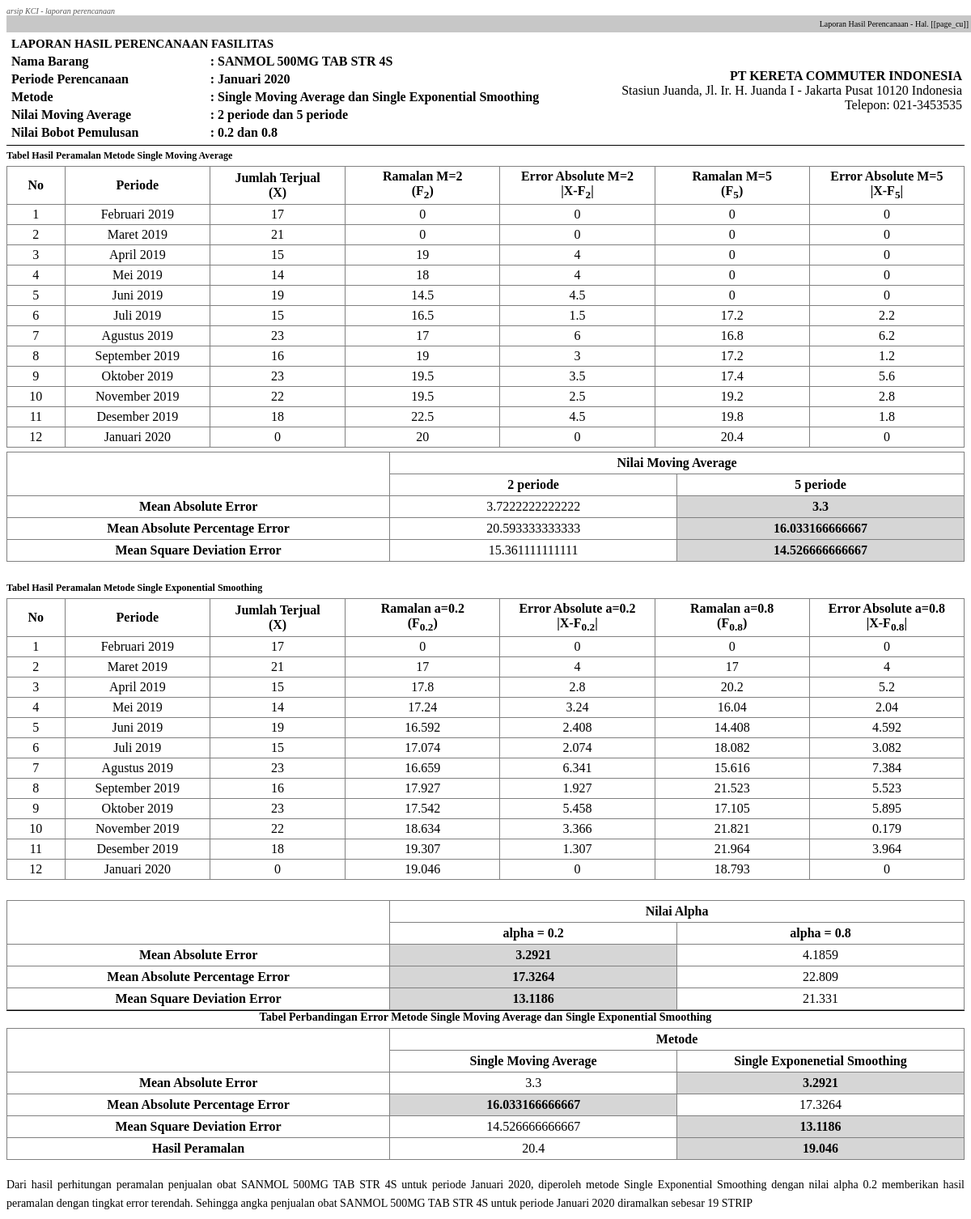
The app's page /laporan/isi/laporan_peramalan.php?no_rml=PRM/20200127/001 with its own data.
### tables this page shows
CREATE TABLE IF NOT EXISTS `tbl_barangramal` (
  `no_barangramal` varchar(16) NOT NULL,
  `no_rml` varchar(16) NOT NULL,
  `kd_barang` varchar(18) NOT NULL,
  `nm_barang` varchar(80) NOT NULL,
  `sat_barang` varchar(11) NOT NULL,
  `mtd_terbaik` enum('SMA','SES') NOT NULL,
  `hasil_rml` double NOT NULL,
  PRIMARY KEY (`no_barangramal`),
  KEY `tbl_barangramal_no_ramal` (`no_rml`),
  KEY `tbl_barangramal_kd_barang` (`kd_barang`)
);

CREATE TABLE IF NOT EXISTS `tbl_peramalan` (
  `no_rml` varchar(16) NOT NULL,
  `tgl_rml` date NOT NULL,
  `periode_rml` varchar(30) NOT NULL,
  `jml_barang` int(11) NOT NULL,
  `nilai_ma1` int(11) NOT NULL,
  `nilai_ma2` int(11) NOT NULL,
  `nilai_alpha1` double NOT NULL,
  `nilai_alpha2` double NOT NULL,
  PRIMARY KEY (`no_rml`)
);

CREATE TABLE IF NOT EXISTS `tbl_prd_sma` (
  `no_prd_sma` int(11) NOT NULL AUTO_INCREMENT,
  `no_mtd_sma` varchar(16) NOT NULL,
  `periode` varchar(30) NOT NULL,
  `jml_penjualan` int(11) NOT NULL,
  `rml_sma1` double NOT NULL,
  `rml_sma2` double NOT NULL,
  `ea_sma1` double NOT NULL,
  `ea_sma2` double NOT NULL,
  `pea_sma1` double NOT NULL,
  `pea_sma2` double NOT NULL,
  `sd_sma1` double NOT NULL,
  `sd_sma2` double NOT NULL,
  `stat_sma` enum('latih','hasil') NOT NULL,
  PRIMARY KEY (`no_prd_sma`),
  KEY `prd_sma_no_mtd` (`no_mtd_sma`)
);

CREATE TABLE IF NOT EXISTS `tbl_metode_sma` (
  `no_mtd_sma` varchar(16) NOT NULL,
  `no_barangramal` varchar(16) NOT NULL,
  `mae_sma1` double NOT NULL,
  `mae_sma2` double NOT NULL,
  `mape_sma1` double NOT NULL,
  `mape_sma2` double NOT NULL,
  `msd_sma1` double NOT NULL,
  `msd_sma2` double NOT NULL,
  `hasil_sma1` double NOT NULL,
  `hasil_sma2` double NOT NULL,
  `stat_sma1` enum('baik','kurang') NOT NULL,
  `stat_sma2` enum('baik','kurang') NOT NULL,
  PRIMARY KEY (`no_mtd_sma`),
  KEY `mtd_sma_no_barangramal` (`no_barangramal`)
);

CREATE TABLE IF NOT EXISTS `tbl_prd_ses` (
  `no_prd_ses` int(11) NOT NULL AUTO_INCREMENT,
  `no_mtd_ses` varchar(16) NOT NULL,
  `periode` varchar(30) NOT NULL,
  `jml_penjualan` int(11) NOT NULL,
  `rml_ses1` double NOT NULL,
  `rml_ses2` double NOT NULL,
  `ea_ses1` double NOT NULL,
  `ea_ses2` double NOT NULL,
  `pea_ses1` double NOT NULL,
  `pea_ses2` double NOT NULL,
  `sd_ses1` double NOT NULL,
  `sd_ses2` double NOT NULL,
  `stat_ses` enum('latih','hasil') NOT NULL,
  PRIMARY KEY (`no_prd_ses`),
  KEY `prd_ses_no_mtd` (`no_mtd_ses`)
);

CREATE TABLE IF NOT EXISTS `tbl_metode_ses` (
  `no_mtd_ses` varchar(16) NOT NULL,
  `no_barangramal` varchar(16) NOT NULL,
  `mae_ses1` double NOT NULL,
  `mae_ses2` double NOT NULL,
  `mape_ses1` double NOT NULL,
  `mape_ses2` double NOT NULL,
  `msd_ses1` double NOT NULL,
  `msd_ses2` double NOT NULL,
  `hasil_ses1` double NOT NULL,
  `hasil_ses2` double NOT NULL,
  `stat_ses1` enum('baik','kurang') DEFAULT NULL,
  `stat_ses2` enum('baik','kurang') NOT NULL,
  PRIMARY KEY (`no_mtd_ses`),
  KEY `mtd_ses_no_barangramal` (`no_barangramal`)
);

### laporan/isi/laporan_peramalan.php (the view, shortened to what this page needs)
<?php
	include '../koneksi.php';
	$no_rml = @$_GET['no_rml'];
	$skor_sma = 0;
	$skor_ses = 0;
	$query_prm = "SELECT * FROM tbl_peramalan WHERE no_rml='$no_rml'";
	$sql_prm = mysqli_query($conn, $query_prm) or die ($conn->error);
	$data_prm = mysqli_fetch_array($sql_prm);
 ?>
<link type="text/css" href="./isi/style_css/laporan_peramalan.css" rel="stylesheet">
<page backtop="8mm" backbottom="8mm" backleft="0mm" backright="3mm" style="font-size: 12px;">
	<page_header class="page_header" style="text-align: right; font-size: 10px; color: #575757; font-style: italic;">
		arsip KCI - laporan perencanaan
	</page_header>
	<page_footer>
		<div class="page_footer" style="width: 100%; text-align: right; vertical-align: middle; padding: 5px; background-color: #c7c7c7; font-size: 10px;">
			Laporan Hasil Perencanaan - Hal. [[page_cu]]
		</div>
	</page_footer>
	<div class="page-content page-laporan-penjualan-detail">
		<div class="kotak-judul">
			<?php
				$query_obrml = "SELECT * FROM tbl_barangramal INNER JOIN tbl_peramalan ON tbl_barangramal.no_rml=tbl_peramalan.no_rml WHERE tbl_peramalan.no_rml='$no_rml'";
				$sql_obrml = mysqli_query($conn, $query_obrml) or die ($conn->error);
				$data_obrml = mysqli_fetch_array($sql_obrml);
				$no_barangramal = $data_obrml['no_barangramal'];
				$nm_barang = $data_obrml['nm_barang'];
			 ?>
			<table class="tabel-judul">
				<tr>
					<td class="kolom-keterangan">
						<table class="tabel-keterangan-laporan">
							<tr>
								<td colspan="3" class="nama-laporan">LAPORAN HASIL PERENCANAAN FASILITAS</td>
							</tr>
							<tr>
								<td class="keterangan">Nama Barang</td>
								<td>:</td>
								<td class="isi-keterangan"><?php echo $nm_barang; ?></td>
							</tr>
							<tr>
								<td class="keterangan">Periode Perencanaan</td>
								<td>:</td>
								<td class="isi-keterangan"><?php echo $data_prm['periode_rml']; ?></td>
							</tr>
							<tr>
								<td class="keterangan">Metode</td>
								<td>:</td>
								<td class="isi-keterangan">Single Moving Average dan Single Exponential Smoothing</td>
							</tr>
							<tr>
								<td class="keterangan">Nilai Moving Average</td>
								<td>:</td>
								<td class="isi-keterangan"><?php echo $data_prm['nilai_ma1']; ?> periode dan <?php echo $data_prm['nilai_ma2']; ?> periode</td>
							</tr>
							<tr>
								<td class="keterangan">Nilai Bobot Pemulusan</td>
								<td>:</td>
								<td class="isi-keterangan"><?php echo $data_prm['nilai_alpha1']; ?> dan <?php echo $data_prm['nilai_alpha2']; ?></td>
							</tr>
						</table>
					</td>
					<td class="kolom-nama-apotek">
						<span class="nama-apotek">PT KERETA COMMUTER INDONESIA</span><br>
						Stasiun Juanda, Jl. Ir. H. Juanda I - Jakarta Pusat 10120 Indonesia<br>
						Telepon: 021-3453535
					</td>
				</tr>
			</table>
		</div>
	</div>
	<div class="kotak-tabel-periode" style="margin-top: 5px 0; border-bottom: 1px solid;"></div>
	<div class="kotak-tabel-periode" style="width: 100%; max-width: 100%; margin: 5px 0;">
		<div class="judul-tabel" style="font-weight: bold; padding-bottom: 5px;">
			Tabel Hasil Peramalan Metode Single Moving Average
		</div>
		<table class="tabel-periode" border="1" style="border-collapse: collapse;">
			<tr>
				<th class="nomor">No</th>
				<th class="periode">Periode</th>
				<th class="terjual">Jumlah Terjual <br> (X)</th>
				<th class="ramalan">Ramalan M=2 <br> (F<sub>2</sub>)</th>
				<th class="error">Error Absolute M=2 <br> |X-F<sub>2</sub>|</th>
				<th class="ramalan">Ramalan M=5 <br> (F<sub>5</sub>)</th>
				<th class="error">Error Absolute M=5 <br> |X-F<sub>5</sub>|</th>
			</tr>
			<?php
				$query_prd_sma = "SELECT * FROM tbl_prd_sma INNER JOIN tbl_metode_sma ON tbl_prd_sma.no_mtd_sma=tbl_metode_sma.no_mtd_sma WHERE tbl_metode_sma.no_barangramal='$no_barangramal'";
				$sql_prd_sma = mysqli_query($conn, $query_prd_sma) or die ($conn->error);
				$no = 1;
				while($data_prd_sma = mysqli_fetch_array($sql_prd_sma)) {
			 ?>
			<tr>
				<td class="nomor"><?php echo $no++; ?></td>
				<td class="periode" align="left"><?php echo $data_prd_sma['periode']; ?></td>
				<td class="terjual"><?php echo $data_prd_sma['jml_penjualan']; ?></td>
				<td class="ramalan"><?php echo $data_prd_sma['rml_sma1']; ?></td>
				<td class="error"><?php echo $data_prd_sma['ea_sma1']; ?></td>
				<td class="ramalan"><?php echo $data_prd_sma['rml_sma2']; ?></td>
				<td class="error"><?php echo $data_prd_sma['ea_sma2']; ?></td>
			</tr>
			<?php } ?>
		</table>
	</div>
	<div class="kotak-perbandingan">
		<?php
			$query_mtd_sma = "SELECT * FROM tbl_metode_sma INNER JOIN tbl_barangramal ON tbl_metode_sma.no_barangramal=tbl_barangramal.no_barangramal WHERE tbl_metode_sma.no_barangramal='$no_barangramal'";
			$sql_mtd_sma = mysqli_query($conn, $query_mtd_sma) or die ($conn->error);
			$data_mtd_sma = mysqli_fetch_array($sql_mtd_sma);
		 ?>
		<table class="tabel-perbandingan" border="1" style="border-collapse: collapse;">
			<tr>
				<th rowspan="2" class="keterangan-error"></th>
				<th colspan="2">Nilai Moving Average</th>
			</tr>
			<tr>
				<th class="moving-average">2 periode</th>
				<th class="moving-average">5 periode</th>
			</tr>
			<tr>
				<th align="left">Mean Absolute Error</th>
				<td Class="<?php if($data_mtd_sma['mae_sma1']<$data_mtd_sma['mae_sma2']) {echo 'lebih-kecil';} ?>">
					<?php echo $data_mtd_sma['mae_sma1']; ?>
				</td>
				<td Class="<?php if($data_mtd_sma['mae_sma2']<$data_mtd_sma['mae_sma1']) {echo 'lebih-kecil';} ?>">
					<?php echo $data_mtd_sma['mae_sma2']; ?>
				</td>
			</tr>
			<tr>
				<th align="left">Mean Absolute Percentage Error</th>
				<td Class="<?php if($data_mtd_sma['mape_sma1']<$data_mtd_sma['mape_sma2']) {echo 'lebih-kecil';} ?>">
					<?php echo $data_mtd_sma['mape_sma1']; ?>
				</td>
				<td Class="<?php if($data_mtd_sma['mape_sma2']<$data_mtd_sma['mape_sma1']) {echo 'lebih-kecil';} ?>">
					<?php echo $data_mtd_sma['mape_sma2']; ?>
				</td>
			</tr>
			<tr>
				<th align="left">Mean Square Deviation Error</th>
				<td Class="<?php if($data_mtd_sma['msd_sma1']<$data_mtd_sma['msd_sma2']) {echo 'lebih-kecil';} ?>">
					<?php echo $data_mtd_sma['msd_sma1']; ?>
				</td>
				<td Class="<?php if($data_mtd_sma['msd_sma2']<$data_mtd_sma['msd_sma1']) {echo 'lebih-kecil';} ?>">
					<?php echo $data_mtd_sma['msd_sma2']; ?>
				</td>
			</tr>
		</table>
	</div>
	<div class="kotak-tabel-periode" style="width: 100%; max-width: 100%; margin: 25px 0;">
		<div class="judul-tabel" style="font-weight: bold; padding-bottom: 5px;">
			Tabel Hasil Peramalan Metode Single Exponential Smoothing
		</div>
		<table class="tabel-periode" border="1" style="border-collapse: collapse;">
			<tr>
				<th class="nomor">No</th>
				<th class="periode">Periode</th>
				<th class="terjual">Jumlah Terjual <br> (X)</th>
				<th class="ramalan">Ramalan a=0.2 <br> (F<sub>0.2</sub>)</th>
				<th class="error">Error Absolute a=0.2 <br> |X-F<sub>0.2</sub>|</th>
				<th class="ramalan">Ramalan a=0.8 <br> (F<sub>0.8</sub>)</th>
				<th class="error">Error Absolute a=0.8 <br> |X-F<sub>0.8</sub>|</th>
			</tr>
			<?php
				$query_prd_ses = "SELECT * FROM tbl_prd_ses INNER JOIN tbl_metode_ses ON tbl_prd_ses.no_mtd_ses=tbl_metode_ses.no_mtd_ses WHERE tbl_metode_ses.no_barangramal='$no_barangramal'";
				$sql_prd_ses = mysqli_query($conn, $query_prd_ses) or die ($conn->error);
				$no = 1;
				while($data_prd_ses = mysqli_fetch_array($sql_prd_ses)) {
			 ?>
			<tr>
				<td class="nomor"><?php echo $no++; ?></td>
				<td class="periode" align="left"><?php echo $data_prd_ses['periode']; ?></td>
				<td class="terjual"><?php echo $data_prd_ses['jml_penjualan']; ?></td>
				<td class="ramalan"><?php echo $data_prd_ses['rml_ses1']; ?></td>
				<td class="error"><?php echo $data_prd_ses['ea_ses1']; ?></td>
				<td class="ramalan"><?php echo $data_prd_ses['rml_ses2']; ?></td>
				<td class="error"><?php echo $data_prd_ses['ea_ses2']; ?></td>
			</tr>
			<?php } ?>
		</table>
	</div>
	<div class="kotak-perbandingan">
		<?php
			$query_mtd_ses = "SELECT * FROM tbl_metode_ses INNER JOIN tbl_barangramal ON tbl_metode_ses.no_barangramal=tbl_barangramal.no_barangramal WHERE tbl_metode_ses.no_barangramal='$no_barangramal'";
			$sql_mtd_ses = mysqli_query($conn, $query_mtd_ses) or die ($conn->error);
			$data_mtd_ses = mysqli_fetch_array($sql_mtd_ses);
		 ?>
		<table class="tabel-perbandingan" border="1" style="border-collapse: collapse;">
			<tr>
				<th rowspan="2" class="keterangan-error"></th>
				<th colspan="2">Nilai Alpha</th>
			</tr>
			<tr>
				<th class="moving-average">alpha = 0.2</th>
				<th class="moving-average">alpha = 0.8</th>
			</tr>
			<tr>
				<th align="left">Mean Absolute Error</th>
				<td Class="<?php if($data_mtd_ses['mae_ses1']<$data_mtd_ses['mae_ses2']) {echo 'lebih-kecil';} ?>">
					<?php echo $data_mtd_ses['mae_ses1']; ?>
				</td>
				<td Class="<?php if($data_mtd_ses['mae_ses2']<$data_mtd_ses['mae_ses1']) {echo 'lebih-kecil';} ?>">
					<?php echo $data_mtd_ses['mae_ses2']; ?>
				</td>
			</tr>
			<tr>
				<th align="left">Mean Absolute Percentage Error</th>
				<td Class="<?php if($data_mtd_ses['mape_ses1']<$data_mtd_ses['mape_ses2']) {echo 'lebih-kecil';} ?>">
					<?php echo $data_mtd_ses['mape_ses1']; ?>
				</td>
				<td Class="<?php if($data_mtd_ses['mape_ses2']<$data_mtd_ses['mape_ses1']) {echo 'lebih-kecil';} ?>">
					<?php echo $data_mtd_ses['mape_ses2']; ?>
				</td>
			</tr>
			<tr>
				<th align="left">Mean Square Deviation Error</th>
				<td Class="<?php if($data_mtd_ses['msd_ses1']<$data_mtd_ses['msd_ses2']) {echo 'lebih-kecil';} ?>">
					<?php echo $data_mtd_ses['msd_ses1']; ?>
				</td>
				<td Class="<?php if($data_mtd_ses['msd_ses2']<$data_mtd_ses['msd_ses1']) {echo 'lebih-kecil';} ?>">
					<?php echo $data_mtd_ses['msd_ses2']; ?>
				</td>
			</tr>
		</table>
	</div>
	<div style="margin-top: 35px 0; border-bottom: 1px solid;"></div>
	<div class="kotak-perbandingan">
		<div class="judul-tabel" style="font-weight: bold; padding-bottom: 5px; text-align: center; font-size: 14px;">
			Tabel Perbandingan Error Metode Single Moving Average dan Single Exponential Smoothing
		</div>
		<?php
			if($data_mtd_sma['stat_sma1']=="baik") {
				$mae_sma_akhir = $data_mtd_sma['mae_sma1'];
				$mape_sma_akhir = $data_mtd_sma['mape_sma1'];
				$msd_sma_akhir = $data_mtd_sma['msd_sma1'];
				$rml_sma_akhir = $data_mtd_sma['hasil_sma1'];
				$nilai_ma_terbaik = $data_prm['nilai_ma1'];
			} else if($data_mtd_sma['stat_sma2']=="baik") {
				$mae_sma_akhir = $data_mtd_sma['mae_sma2'];
				$mape_sma_akhir = $data_mtd_sma['mape_sma2'];
				$msd_sma_akhir = $data_mtd_sma['msd_sma2'];
				$rml_sma_akhir = $data_mtd_sma['hasil_sma2'];
			}
			if($data_mtd_ses['stat_ses1']=="baik") {
				$mae_ses_akhir = $data_mtd_ses['mae_ses1'];
				$mape_ses_akhir = $data_mtd_ses['mape_ses1'];
				$msd_ses_akhir = $data_mtd_ses['msd_ses1'];
				$rml_ses_akhir = $data_mtd_ses['hasil_ses1'];
				$nilai_alpha_terbaik = $data_prm['nilai_alpha1'];
			} else if($data_mtd_ses['stat_ses2']=="baik") {
				$mae_ses_akhir = $data_mtd_ses['mae_ses2'];
				$mape_ses_akhir = $data_mtd_ses['mape_ses2'];
				$msd_ses_akhir = $data_mtd_ses['msd_ses2'];
				$rml_ses_akhir = $data_mtd_ses['hasil_ses2'];
				$nilai_alpha_terbaik = $data_prm['nilai_alpha2'];
			}
		 ?>
		<table class="tabel-perbandingan" border="1" style="border-collapse: collapse;">
			<tr>
				<th rowspan="2" class="keterangan-error"></th>
				<th colspan="2">Metode</th>
			</tr>
			<tr>
				<th class="moving-average">Single Moving Average</th>
				<th class="moving-average">Single Exponenetial Smoothing</th>
			</tr>
			<tr>
				<th align="left">Mean Absolute Error</th>
				<td Class="<?php if($mae_sma_akhir<$mae_ses_akhir) {
				} ?>">
					<?php echo $mae_sma_akhir; ?>
				</td>
				<td Class="<?php if($mae_ses_akhir<$mae_sma_akhir) {
					echo 'lebih-kecil';
					$skor_ses++;
				} ?>">
					<?php echo $mae_ses_akhir; ?>
				</td>
			</tr>
			<tr>
				<th align="left">Mean Absolute Percentage Error</th>
				<td Class="<?php if($mape_sma_akhir<$mape_ses_akhir) {
					echo 'lebih-kecil';
					$skor_sma++;
				} ?>">
					<?php echo $mape_sma_akhir; ?>
				</td>
				<td Class="<?php if($mape_ses_akhir<$mape_sma_akhir) {
				} ?>">
					<?php echo $mape_ses_akhir; ?>
				</td>
			</tr>
			<tr>
				<th align="left">Mean Square Deviation Error</th>
				<td Class="<?php if($msd_sma_akhir<$msd_ses_akhir) {
				} ?>">
					<?php echo $msd_sma_akhir; ?>
				</td>
				<td Class="<?php if($msd_ses_akhir<$msd_sma_akhir) {
					echo 'lebih-kecil';
					$skor_ses++;
				} ?>">
					<?php echo $msd_ses_akhir; ?>
				</td>
			</tr>
			<tr>
				<th align="left">Hasil Peramalan</th>
				<td Class="<?php if($skor_sma>$skor_ses) {
				} ?>">
					<?php echo $rml_sma_akhir; ?>
				</td>
				<td Class="<?php if($skor_ses>$skor_sma) {
					echo 'lebih-kecil';
					$metode_terbaik = "Single Exponential Smoothing dengan nilai alpha ".$nilai_alpha_terbaik;
				} ?>">
					<?php echo $rml_ses_akhir; ?>
				</td>
			</tr>
		</table>
	</div>
	<div class="kotak-hasil-akhir" style="margin-top: 20px; font-size: 14px; text-align: justify; line-height: 1.6;">
		Dari hasil perhitungan peramalan penjualan obat <?php echo $nm_barang; ?> untuk periode <?php echo $data_prm['periode_rml']; ?>, diperoleh metode <?php echo $metode_terbaik; ?> memberikan hasil peramalan dengan tingkat error terendah. Sehingga angka penjualan obat <?php echo $nm_barang; ?> untuk periode <?php echo $data_prm['periode_rml']; ?> diramalkan sebesar <?php echo round($data_obrml['hasil_rml'])." ".$data_obrml['sat_barang']; ?>
	</div>
</page>

### records on screen
tbl_barangramal: nm_barang "SANMOL 500MG TAB STR 4S", hasil_rml "19", sat_barang "STRIP"
tbl_peramalan: periode_rml "Januari 2020", nilai_ma1 "2", nilai_ma2 "5", nilai_alpha1 "0.2", nilai_alpha2 "0.8", nilai_alpha1 "Single Exponential Smoothing dengan nilai alpha 0.2"
tbl_prd_sma: periode "Februari 2019", jml_penjualan "17", rml_sma1 "0", ea_sma1 "0", rml_sma2 "0", ea_sma2 "0"
tbl_prd_sma: periode "Maret 2019", jml_penjualan "21", rml_sma1 "0", ea_sma1 "0", rml_sma2 "0", ea_sma2 "0"
tbl_prd_sma: periode "April 2019", jml_penjualan "15", rml_sma1 "19", ea_sma1 "4", rml_sma2 "0", ea_sma2 "0"
tbl_prd_sma: periode "Mei 2019", jml_penjualan "14", rml_sma1 "18", ea_sma1 "4", rml_sma2 "0", ea_sma2 "0"
tbl_prd_sma: periode "Juni 2019", jml_penjualan "19", rml_sma1 "14.5", ea_sma1 "4.5", rml_sma2 "0", ea_sma2 "0"
tbl_prd_sma: periode "Juli 2019", jml_penjualan "15", rml_sma1 "16.5", ea_sma1 "1.5", rml_sma2 "17.2", ea_sma2 "2.2"
tbl_prd_sma: periode "Agustus 2019", jml_penjualan "23", rml_sma1 "17", ea_sma1 "6", rml_sma2 "16.8", ea_sma2 "6.2"
tbl_prd_sma: periode "September 2019", jml_penjualan "16", rml_sma1 "19", ea_sma1 "3", rml_sma2 "17.2", ea_sma2 "1.2"
tbl_prd_sma: periode "Oktober 2019", jml_penjualan "23", rml_sma1 "19.5", ea_sma1 "3.5", rml_sma2 "17.4", ea_sma2 "5.6"
tbl_prd_sma: periode "November 2019", jml_penjualan "22", rml_sma1 "19.5", ea_sma1 "2.5", rml_sma2 "19.2", ea_sma2 "2.8"
tbl_prd_sma: periode "Desember 2019", jml_penjualan "18", rml_sma1 "22.5", ea_sma1 "4.5", rml_sma2 "19.8", ea_sma2 "1.8"
tbl_prd_sma: periode "Januari 2020", jml_penjualan "0", rml_sma1 "20", ea_sma1 "0", rml_sma2 "20.4", ea_sma2 "0"
tbl_metode_sma: mae_sma1 "3.7222222222222", mae_sma2 "3.3", mape_sma1 "20.593333333333", mape_sma2 "16.033166666667", msd_sma1 "15.361111111111", msd_sma2 "14.526666666667", hasil_sma2 "20.4"
tbl_prd_ses: periode "Februari 2019", jml_penjualan "17", rml_ses1 "0", ea_ses1 "0", rml_ses2 "0", ea_ses2 "0"
tbl_prd_ses: periode "Maret 2019", jml_penjualan "21", rml_ses1 "17", ea_ses1 "4", rml_ses2 "17", ea_ses2 "4"
tbl_prd_ses: periode "April 2019", jml_penjualan "15", rml_ses1 "17.8", ea_ses1 "2.8", rml_ses2 "20.2", ea_ses2 "5.2"
tbl_prd_ses: periode "Mei 2019", jml_penjualan "14", rml_ses1 "17.24", ea_ses1 "3.24", rml_ses2 "16.04", ea_ses2 "2.04"
tbl_prd_ses: periode "Juni 2019", jml_penjualan "19", rml_ses1 "16.592", ea_ses1 "2.408", rml_ses2 "14.408", ea_ses2 "4.592"
tbl_prd_ses: periode "Juli 2019", jml_penjualan "15", rml_ses1 "17.074", ea_ses1 "2.074", rml_ses2 "18.082", ea_ses2 "3.082"
tbl_prd_ses: periode "Agustus 2019", jml_penjualan "23", rml_ses1 "16.659", ea_ses1 "6.341", rml_ses2 "15.616", ea_ses2 "7.384"
tbl_prd_ses: periode "September 2019", jml_penjualan "16", rml_ses1 "17.927", ea_ses1 "1.927", rml_ses2 "21.523", ea_ses2 "5.523"
tbl_prd_ses: periode "Oktober 2019", jml_penjualan "23", rml_ses1 "17.542", ea_ses1 "5.458", rml_ses2 "17.105", ea_ses2 "5.895"
tbl_prd_ses: periode "November 2019", jml_penjualan "22", rml_ses1 "18.634", ea_ses1 "3.366", rml_ses2 "21.821", ea_ses2 "0.179"
tbl_prd_ses: periode "Desember 2019", jml_penjualan "18", rml_ses1 "19.307", ea_ses1 "1.307", rml_ses2 "21.964", ea_ses2 "3.964"
tbl_prd_ses: periode "Januari 2020", jml_penjualan "0", rml_ses1 "19.046", ea_ses1 "0", rml_ses2 "18.793", ea_ses2 "0"
tbl_metode_ses: mae_ses1 "3.2921", mae_ses2 "4.1859", mape_ses1 "17.3264", mape_ses2 "22.809", msd_ses1 "13.1186", msd_ses2 "21.331", hasil_ses1 "19.046"
